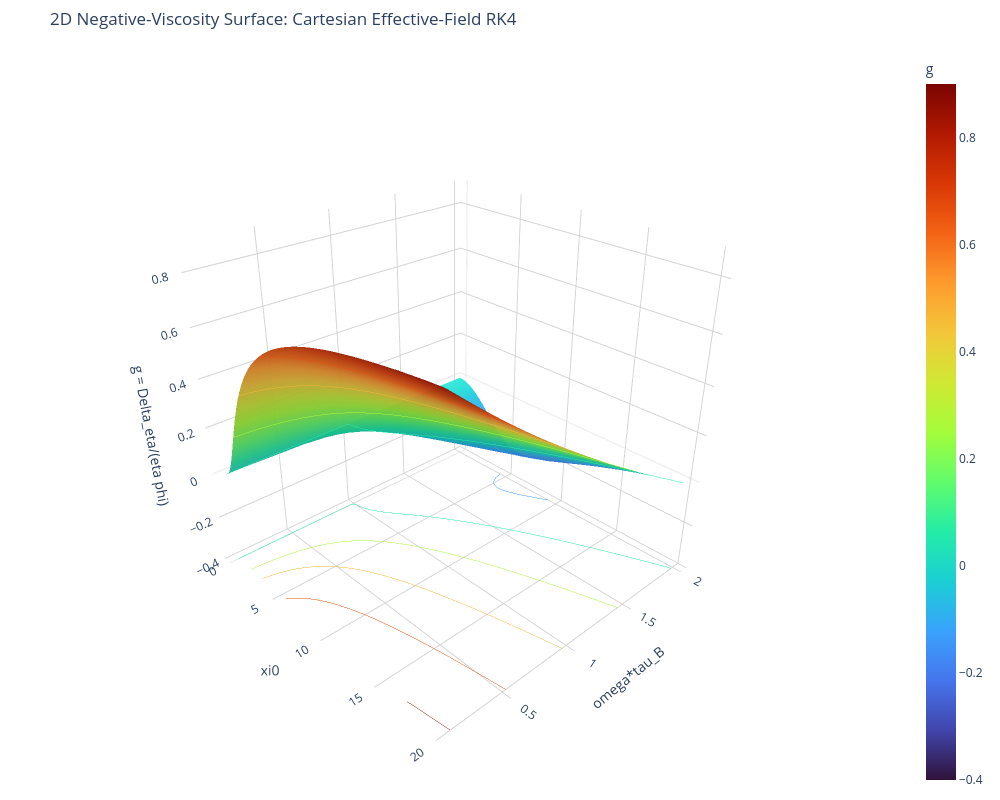

Notebook source saved alongside this figure:
### Code cell
# Correct 2D RK4 plot: Eq. (15) in Cartesian effective-field variables.
# The full standalone, copy-paste-ready implementation is in 2D_corrected_cell.py.
%run 2D_corrected_cell.py

### Figure 1 — Plotly figure (JSON) as saved in the notebook; plotly's stock layout.template omitted (floating-point values rounded to 4 significant figures; data arrays with more than 128 entries replaced by an {"elided": "..."} marker saying what was removed)
{"data": [{"cmax": 0.9, "cmin": -0.4, "colorbar": {"title": {"text": "g"}}, "colorscale": [[0, "#30123b"], [0.07143, "#4145ab"], [0.1429, "#4675ed"], [0.2143, "#39a2fc"], [0.2857, "#1bcfd4"], [0.3571, "#24eca6"], [0.4286, "#61fc6c"], [0.5, "#a4fc3b"], [0.5714, "#d1e834"], [0.6429, "#f3c63a"], [0.7143, "#fe9b2d"], [0.7857, "#f36315"], [0.8571, "#d93806"], [0.9286, "#b11901"], [1, "#7a0402"]], "contours": {"z": {"project": {"z": true}, "show": true, "usecolormap": true}}, "hovertemplate": "<b>2D effective-field RK4</b><br>xi0 = %{x:.2f}<br>omega*tau_B = %{y:.2f}<br>g = %{z:.5f}<extra></extra>", "opacity": 0.95, "type": "surface", "x": {"elided": "61x61 float values"}, "y": {"elided": "61x61 float values"}, "z": {"elided": "61x61 float values"}}], "layout": {"height": 800, "margin": {"b": 10, "l": 10, "r": 10, "t": 50}, "scene": {"aspectmode": "cube", "camera": {"eye": {"x": 1.6, "y": -1.5, "z": 1.2}}, "xaxis": {"backgroundcolor": "white", "gridcolor": "lightgray", "showbackground": true, "title": {"text": "xi0"}}, "yaxis": {"backgroundcolor": "white", "gridcolor": "lightgray", "showbackground": true, "title": {"text": "omega*tau_B"}}, "zaxis": {"backgroundcolor": "white", "gridcolor": "lightgray", "range": [-0.4, 0.9], "showbackground": true, "title": {"text": "g = Delta_eta/(eta phi)"}}}, "title": {"text": "2D Negative-Viscosity Surface: Cartesian Effective-Field RK4"}, "width": 1000}}
